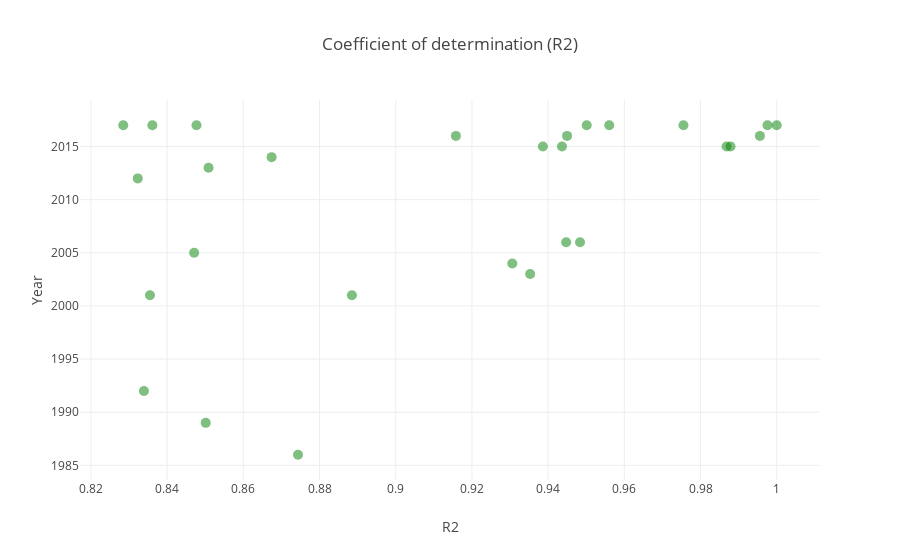

Source (notebook cell):
### Code cell
plotcorr(corr, 0.8)

### Figure 1 — Plotly figure (JSON) as saved in the notebook; plotly's stock layout.template omitted (floating-point values rounded to 4 significant figures)
{"data": [{"marker": {"color": "green", "opacity": 0.5, "size": 10}, "mode": "markers", "text": ["Fixed telephone subscriptions (per 100 people) <br>Coefficient: 0.7176 <br>Type of axis: x - y", "GNI per capita (constant 2010 US$) <br>Coefficient: 1.02 <br>Type of axis: log(x) - log(y)", "GDP per person employed (constant 2011 PPP $) <br>Coefficient: 1.03 <br>Type of axis: log(x) - log(y)", "GDP per capita (current US$) <br>Coefficient: 1.0 <br>Type of axis: x - y", "Mobile cellular subscriptions (per 100 people) <br>Coefficient: 0.544 <br>Type of axis: x**(1/3) - y", "Fixed broadband subscriptions (per 100 people) <br>Coefficient: 0.766 <br>Type of axis: x**(1/3) - log(y)", "Adjusted net national income per capita (current US$) <br>Coefficient: 0.7716 <br>Type of axis: x - y", "Agriculture, forestry, and fishing, value added (% of GDP) <br>Coefficient: -1.471 <br>Type of axis: log(x) - log(y)", "GNI per capita, PPP (current international $) <br>Coefficient: 1.084 <br>Type of axis: log(x) - log(y)", "Adjusted net national income per capita (constant 2010 US$) <br>Coefficient: 1.037 <br>Type of axis: log(x) - log(y)", "GNI per capita, PPP (constant 2011 international $) <br>Coefficient: 1.011 <br>Type of axis: log(x) - log(y)", "Services, value added per worker (constant 2010 US$) <br>Coefficient: 1.053 <br>Type of axis: x - y", "Domestic general government health expenditure per capita, PPP (current international $) <br>Coefficient: 0.7566 <br>Type of axis: x - y", "GDP per capita, PPP (current international $) <br>Coefficient: 1.058 <br>Type of axis: log(x) - log(y)", "Industry (including construction), value added per worker (constant 2010 US$) <br>Coefficient: 1.079 <br>Type of axis: log(x) - log(y)", "Electric power consumption (kWh per capita) <br>Coefficient: 0.9205 <br>Type of axis: log(x) - log(y)", "GDP per capita, PPP (constant 2011 international $) <br>Coefficient: 1.023 <br>Type of axis: log(x) - log(y)", "Households and NPISHs Final consumption expenditure per capita (constant 2010 US$) <br>Coefficient: 0.9646 <br>Type of axis: log(x) - log(y)", "GNI per capita, Atlas method (current US$) <br>Coefficient: 0.7913 <br>Type of axis: x - y", "Individuals using the Internet (% of population) <br>Coefficient: 0.6597 <br>Type of axis: x - y", "CO2 emissions (metric tons per capita) <br>Coefficient: 1.081 <br>Type of axis: log(x) - log(y)", "Out-of-pocket expenditure per capita (current US$) <br>Coefficient: 1.269 <br>Type of axis: x - y", "Domestic general government health expenditure per capita (current US$) <br>Coefficient: 0.9821 <br>Type of axis: log(x) - log(y)", "Agriculture, forestry, and fishing, value added per worker (constant 2010 US$) <br>Coefficient: 1.096 <br>Type of axis: log(x) - log(y)", "Secure Internet servers (per 1 million people) <br>Coefficient: 1.091 <br>Type of axis: log(x) - log(y)", "Domestic private health expenditure per capita (current US$) <br>Coefficient: 1.583 <br>Type of axis: x - y", "Current health expenditure per capita (current US$) <br>Coefficient: 0.9593 <br>Type of axis: log(x) - log(y)", "Current health expenditure per capita, PPP (current international $) <br>Coefficient: 1.008 <br>Type of axis: x - y"], "type": "scatter", "uid": "8a369c44-a6ff-4e05-b71a-0eef5f60c46d", "x": [0.8744, 0.9868, 0.9158, 1, 0.8339, 0.8323, 0.9956, 0.8285, 0.9484, 0.9879, 0.956, 0.9501, 0.9353, 0.945, 0.8477, 0.8501, 0.9447, 0.9755, 0.9976, 0.8885, 0.8355, 0.8471, 0.9386, 0.8361, 0.8674, 0.8509, 0.9436, 0.9306], "y": ["1986", "2015", "2016", "2017", "1992", "2012", "2016", "2017", "2006", "2015", "2017", "2017", "2003", "2016", "2017", "1989", "2006", "2017", "2017", "2001", "2001", "2005", "2015", "2017", "2014", "2013", "2015", "2004"]}], "layout": {"title": "Coefficient of determination (R2)", "xaxis": {"title": "R2"}, "yaxis": {"title": "Year"}}}
